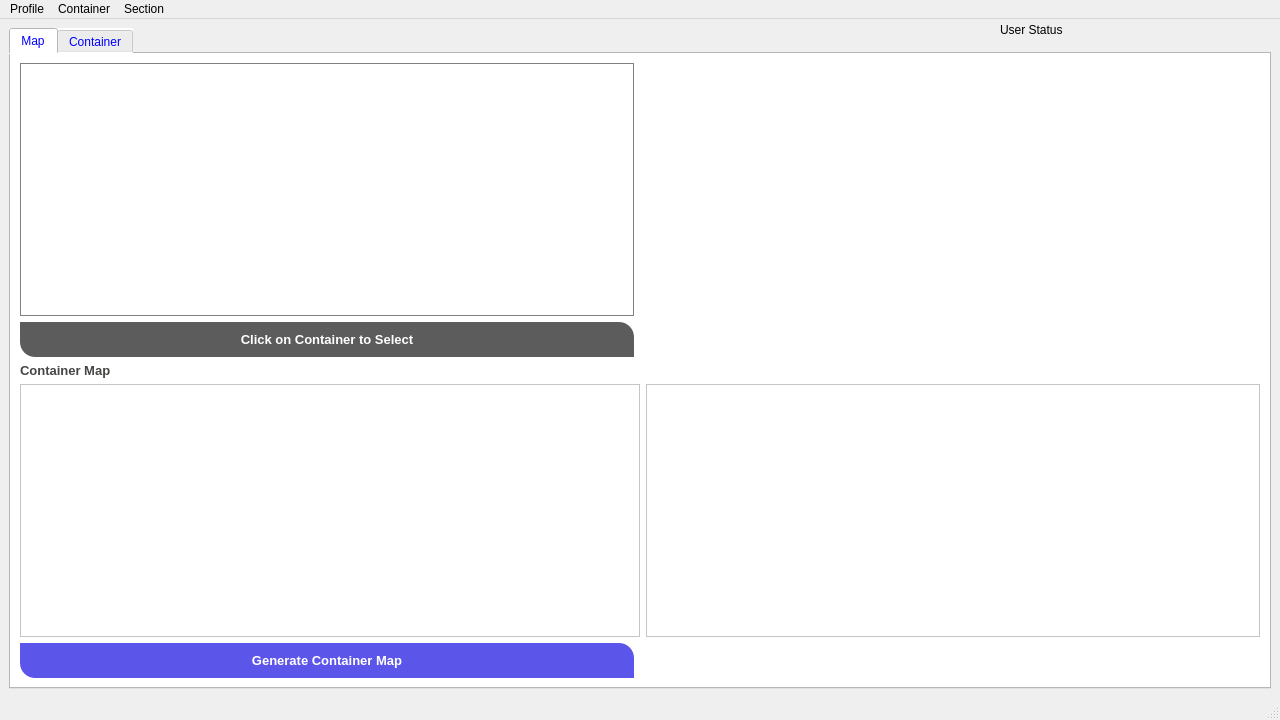
<?xml version="1.0" encoding="UTF-8"?>
<ui version="4.0">
 <class>MainWindow</class>
 <widget class="QMainWindow" name="MainWindow">
  <property name="geometry">
   <rect>
    <x>0</x>
    <y>0</y>
    <width>1280</width>
    <height>720</height>
   </rect>
  </property>
  <property name="windowTitle">
   <string>MainWindow</string>
  </property>
  <property name="styleSheet">
   <string notr="true"/>
  </property>
  <widget class="QWidget" name="centralwidget">
   <property name="cursor">
    <cursorShape>IBeamCursor</cursorShape>
   </property>
   <layout class="QGridLayout" name="gridLayout">
    <item row="1" column="1">
     <widget class="QLabel" name="revlabel">
      <property name="text">
       <string/>
      </property>
     </widget>
    </item>
    <item row="0" column="1" rowspan="2">
     <widget class="QTabWidget" name="tabWidget">
      <property name="styleSheet">
       <string notr="true">QWidget
{
	background-color: #fff;
	color: Blue;

}


/*-----QLabel-----*/
QLabel
{
	background-color: transparent;
	color: #454544;
	font-weight: bold;
	font-size: 13px;

}


/*-----QPushButton-----*/
QPushButton
{
	background-color: #5c55e9;
	color: #fff;
	font-size: 13px;
	font-weight: bold;
	border-top-right-radius: 15px;
	border-top-left-radius: 0px;
	border-bottom-right-radius: 0px;
	border-bottom-left-radius: 15px;
	padding: 10px;

}


QPushButton::disabled
{
	background-color: #5c5c5c;

}


QPushButton::hover
{
	background-color: #5564f2;

}


QPushButton::pressed
{
	background-color: #3d4ef2;

}


/*-----QCheckBox-----*/
QCheckBox
{
	background-color: transparent;
	color: #5c55e9;
	font-size: 10px;
	font-weight: bold;
	border: none;
	border-radius: 5px;

}


/*-----QCheckBox-----*/
QCheckBox::indicator
{
    background-color: #323232;
    border: 1px solid darkgray;
    width: 12px;
    height: 12px;

}


QCheckBox::indicator:checked
{
    image:url(&quot;./ressources/check.png&quot;);
	background-color: #5c55e9;
    border: 1px solid #5c55e9;

}


QCheckBox::indicator:unchecked:hover
{
    border: 1px solid #5c55e9;

}


QCheckBox::disabled
{
	color: #656565;

}


QCheckBox::indicator:disabled
{
	background-color: #656565;
	color: #656565;
    border: 1px solid #656565;

}


/*-----QLineEdit-----*/
QLineEdit
{
	background-color: #c2c7d5;
	color: #2a547f;
	border: none;
	padding: 5px;

}


/*-----QListView-----*/
QListView
{
	background-color: #5c55e9;
	color: #fff;
	font-size: 14px;
	font-weight: bold;
	show-decoration-selected: 0;
	border-radius: 4px;
	padding-left: -15px;
	padding-right: -15px;
	padding-top: 5px;

} 


QListView:disabled 
{
	background-color: #5c5c5c;

}


QListView::item
{
	background-color: #454e5e;
	border: none;
	padding: 10px;
	border-radius: 0px;
	padding-left : 10px;
	height: 32px;

}


QListView::item:selected
{
	color: #000;
	background-color: #fff;

}


QListView::item:!selected
{
	color:white;
	background-color: transparent;
	border: none;
	padding-left : 10px;

}


QListView::item:!selected:hover
{
	color: #fff;
	background-color: #5564f2;
	border: none;
	padding-left : 10px;

}


/*-----QTreeView-----*/
QTreeView 
{
	background-color: #fff;
	show-decoration-selected: 0;
	color: #454544;

}


QTreeView:disabled
{
	background-color: #242526;
	show-decoration-selected: 0;

}


QTreeView::item 
{
	border-top-color: transparent;
	border-bottom-color: transparent;

}


QTreeView::item:hover 
{
	background-color: #bcbdbb;
	color: #000;

}


QTreeView::item:selected 
{
	background-color: #5c55e9;
	color: #fff;

}


QTreeView::item:selected:active
{
	background-color: #5c55e9;
	color: #fff;

}


QTreeView::item:selected:disabled
{
	background-color: #525251;
	color: #656565;

}


QTreeView::branch:has-children:!has-siblings:closed,
QTreeView::branch:closed:has-children:has-siblings 
{
	image: url(://tree-closed.png);

}

QTreeView::branch:open:has-children:!has-siblings,
QTreeView::branch:open:has-children:has-siblings  
{
	image: url(://tree-open.png);

}


/*-----QTableView &amp; QTableWidget-----*/
QTableView
{
    background-color: #fff;
	border: 1px solid gray;
    color: #454544;
    gridline-color: gray;
    outline : 0;

}


QTableView::item:hover 
{
    background-color: #bcbdbb;
    color: #000;

}


QTableView::item:selected 
{
	background-color: #5c55e9;
    color: #fff;

}


QTableView::item:selected:disabled
{
    background-color: #1a1b1c;
    border: 2px solid #525251;
    color: #656565;

}


QTableCornerButton::section
{
	background-color: #ced5e3;
	border: none;
    color: #fff;

}


QHeaderView::section
{
	color: #2a547f;
	border: 0px;
	background-color: #ced5e3;
	padding: 5px;

}


QHeaderView::section:disabled
{
    background-color: #525251;
    color: #656565;

}


QHeaderView::section:checked
{
    color: #fff;
    background-color: #5c55e9;

}


QHeaderView::section:checked:disabled
{
    color: #656565;
    background-color: #525251;

}


QHeaderView::section::vertical::first,
QHeaderView::section::vertical::only-one
{
    border-top: 1px solid #353635;

}


QHeaderView::section::vertical
{
    border-top: 1px solid #353635;

}


QHeaderView::section::horizontal::first,
QHeaderView::section::horizontal::only-one
{
    border-left: 1px solid #353635;

}


QHeaderView::section::horizontal
{
    border-left: 1px solid #353635;

}


/*-----QScrollBar-----*/
QScrollBar:horizontal 
{
    background-color: transparent;
    height: 8px;
    margin: 0px;
    padding: 0px;

}


QScrollBar::handle:horizontal 
{
    border: none;
	min-width: 100px;
    background-color: #7e92b7;

}


QScrollBar::add-line:horizontal, 
QScrollBar::sub-line:horizontal,
QScrollBar::add-page:horizontal, 
QScrollBar::sub-page:horizontal 
{
    width: 0px;
    background-color: #d8dce6;

}


QScrollBar:vertical 
{
    background-color: transparent;
    width: 8px;
    margin: 0;

}


QScrollBar::handle:vertical 
{
    border: none;
	min-height: 100px;
    background-color: #7e92b7;

}


QScrollBar::add-line:vertical, 
QScrollBar::sub-line:vertical,
QScrollBar::add-page:vertical, 
QScrollBar::sub-page:vertical 
{
    height: 0px;
    background-color: #d8dce6;

}</string>
      </property>
      <property name="currentIndex">
       <number>0</number>
      </property>
      <widget class="QWidget" name="Map">
       <attribute name="title">
        <string>Map</string>
       </attribute>
       <layout class="QGridLayout" name="gridLayout_2">
        <item row="2" column="0">
         <widget class="QLabel" name="label_3">
          <property name="font">
           <font>
            <pointsize>-1</pointsize>
            <weight>75</weight>
            <bold>true</bold>
           </font>
          </property>
          <property name="text">
           <string>Container Map</string>
          </property>
         </widget>
        </item>
        <item row="3" column="2">
         <widget class="QGraphicsView" name="detailsMapView"/>
        </item>
        <item row="3" column="0" colspan="2">
         <widget class="QGraphicsView" name="containerMapView"/>
        </item>
        <item row="4" column="0">
         <widget class="QPushButton" name="generateContainerBttn">
          <property name="text">
           <string>Generate Container Map</string>
          </property>
         </widget>
        </item>
        <item row="0" column="0">
         <widget class="QTableView" name="containerlisttable">
          <attribute name="horizontalHeaderDefaultSectionSize">
           <number>80</number>
          </attribute>
          <attribute name="verticalHeaderDefaultSectionSize">
           <number>24</number>
          </attribute>
          <attribute name="verticalHeaderMinimumSectionSize">
           <number>12</number>
          </attribute>
         </widget>
        </item>
        <item row="1" column="0">
         <widget class="QPushButton" name="dlContainerBttn">
          <property name="enabled">
           <bool>false</bool>
          </property>
          <property name="text">
           <string>Click on Container to Select</string>
          </property>
         </widget>
        </item>
       </layout>
      </widget>
      <widget class="QWidget" name="ContainerTab">
       <attribute name="title">
        <string>Container</string>
       </attribute>
       <layout class="QHBoxLayout" name="horizontalLayout">
        <item>
         <widget class="QSplitter" name="splitter_11">
          <property name="orientation">
           <enum>Qt::Vertical</enum>
          </property>
          <widget class="QSplitter" name="splitter_8">
           <property name="orientation">
            <enum>Qt::Vertical</enum>
           </property>
           <widget class="QSplitter" name="splitter_5">
            <property name="sizePolicy">
             <sizepolicy hsizetype="Maximum" vsizetype="Maximum">
              <horstretch>0</horstretch>
              <verstretch>0</verstretch>
             </sizepolicy>
            </property>
            <property name="maximumSize">
             <size>
              <width>431</width>
              <height>91</height>
             </size>
            </property>
            <property name="font">
             <font>
              <pointsize>12</pointsize>
             </font>
            </property>
            <property name="orientation">
             <enum>Qt::Vertical</enum>
            </property>
            <widget class="QLabel" name="containerlabel">
             <property name="maximumSize">
              <size>
               <width>431</width>
               <height>24</height>
              </size>
             </property>
             <property name="font">
              <font>
               <pointsize>-1</pointsize>
               <weight>75</weight>
               <bold>true</bold>
              </font>
             </property>
             <property name="text">
              <string>Container Name</string>
             </property>
            </widget>
            <widget class="QSplitter" name="splitter_4">
             <property name="orientation">
              <enum>Qt::Horizontal</enum>
             </property>
             <widget class="QSplitter" name="splitter_3">
              <property name="orientation">
               <enum>Qt::Horizontal</enum>
              </property>
              <widget class="QLabel" name="frameName">
               <property name="maximumSize">
                <size>
                 <width>121</width>
                 <height>62</height>
                </size>
               </property>
               <property name="font">
                <font>
                 <pointsize>-1</pointsize>
                 <weight>75</weight>
                 <bold>true</bold>
                </font>
               </property>
               <property name="text">
                <string>Frame Name:</string>
               </property>
              </widget>
              <widget class="QLabel" name="framelabel">
               <property name="maximumSize">
                <size>
                 <width>71</width>
                 <height>62</height>
                </size>
               </property>
               <property name="font">
                <font>
                 <pointsize>-1</pointsize>
                 <weight>75</weight>
                 <bold>true</bold>
                </font>
               </property>
               <property name="text">
                <string>TextLabel</string>
               </property>
              </widget>
             </widget>
             <widget class="QGraphicsView" name="indexView1">
              <property name="maximumSize">
               <size>
                <width>229</width>
                <height>62</height>
               </size>
              </property>
             </widget>
            </widget>
           </widget>
           <widget class="QSplitter" name="splitter_2">
            <property name="orientation">
             <enum>Qt::Vertical</enum>
            </property>
            <widget class="QGraphicsView" name="maincontainerview"/>
            <widget class="QSplitter" name="splitter">
             <property name="orientation">
              <enum>Qt::Horizontal</enum>
             </property>
             <widget class="QPushButton" name="refreshBttn">
              <property name="font">
               <font>
                <pointsize>-1</pointsize>
                <weight>75</weight>
                <bold>true</bold>
               </font>
              </property>
              <property name="text">
               <string>Check Changes</string>
              </property>
             </widget>
             <widget class="QPushButton" name="refreshBttn_2">
              <property name="font">
               <font>
                <pointsize>-1</pointsize>
                <weight>75</weight>
                <bold>true</bold>
               </font>
              </property>
              <property name="text">
               <string>Check Upstream</string>
              </property>
             </widget>
             <widget class="QPushButton" name="refreshBttn_3">
              <property name="font">
               <font>
                <pointsize>-1</pointsize>
                <weight>75</weight>
                <bold>true</bold>
               </font>
              </property>
              <property name="text">
               <string>Update Inputs</string>
              </property>
             </widget>
            </widget>
           </widget>
          </widget>
          <widget class="QSplitter" name="splitter_10">
           <property name="maximumSize">
            <size>
             <width>431</width>
             <height>161</height>
            </size>
           </property>
           <property name="orientation">
            <enum>Qt::Vertical</enum>
           </property>
           <widget class="QSplitter" name="splitter_9">
            <property name="orientation">
             <enum>Qt::Vertical</enum>
            </property>
            <widget class="QLabel" name="label_11">
             <property name="maximumSize">
              <size>
               <width>431</width>
               <height>19</height>
              </size>
             </property>
             <property name="text">
              <string>New Container Description</string>
             </property>
            </widget>
            <widget class="QTextEdit" name="commitmsgEdit_2">
             <property name="maximumSize">
              <size>
               <width>431</width>
               <height>54</height>
              </size>
             </property>
            </widget>
           </widget>
           <widget class="QSplitter" name="splitter_7">
            <property name="orientation">
             <enum>Qt::Vertical</enum>
            </property>
            <widget class="QLabel" name="label_4">
             <property name="maximumSize">
              <size>
               <width>431</width>
               <height>19</height>
              </size>
             </property>
             <property name="text">
              <string>Commit Message</string>
             </property>
            </widget>
            <widget class="QSplitter" name="splitter_6">
             <property name="orientation">
              <enum>Qt::Horizontal</enum>
             </property>
             <widget class="QTextEdit" name="commitmsgEdit">
              <property name="maximumSize">
               <size>
                <width>314</width>
                <height>54</height>
               </size>
              </property>
             </widget>
             <widget class="QPushButton" name="commitBttn">
              <property name="maximumSize">
               <size>
                <width>112</width>
                <height>54</height>
               </size>
              </property>
              <property name="text">
               <string>Commit</string>
              </property>
             </widget>
            </widget>
           </widget>
          </widget>
         </widget>
        </item>
        <item>
         <widget class="QSplitter" name="splitter_16">
          <property name="orientation">
           <enum>Qt::Vertical</enum>
          </property>
          <widget class="QLabel" name="label_5">
           <property name="maximumSize">
            <size>
             <width>211</width>
             <height>16777215</height>
            </size>
           </property>
           <property name="font">
            <font>
             <pointsize>-1</pointsize>
             <weight>75</weight>
             <bold>true</bold>
            </font>
           </property>
           <property name="text">
            <string>Container Edit Options</string>
           </property>
          </widget>
          <widget class="QPushButton" name="inputFileButton_2">
           <property name="maximumSize">
            <size>
             <width>271</width>
             <height>16777215</height>
            </size>
           </property>
           <property name="text">
            <string>Add Input File from Reference</string>
           </property>
          </widget>
          <widget class="QPushButton" name="RequiredButton_2">
           <property name="maximumSize">
            <size>
             <width>271</width>
             <height>16777215</height>
            </size>
           </property>
           <property name="text">
            <string>Add Required File</string>
           </property>
          </widget>
          <widget class="QPushButton" name="outputFileButton_2">
           <property name="maximumSize">
            <size>
             <width>271</width>
             <height>16777215</height>
            </size>
           </property>
           <property name="text">
            <string>Add Output File</string>
           </property>
          </widget>
          <widget class="QPushButton" name="removeFileButton_2">
           <property name="maximumSize">
            <size>
             <width>271</width>
             <height>16777215</height>
            </size>
           </property>
           <property name="text">
            <string>Remove File</string>
           </property>
          </widget>
          <widget class="QSplitter" name="splitter_15">
           <property name="maximumSize">
            <size>
             <width>16777215</width>
             <height>16777215</height>
            </size>
           </property>
           <property name="orientation">
            <enum>Qt::Horizontal</enum>
           </property>
           <widget class="QLabel" name="label">
            <property name="font">
             <font>
              <pointsize>-1</pointsize>
              <weight>75</weight>
              <bold>true</bold>
             </font>
            </property>
            <property name="text">
             <string>Currently Selected: </string>
            </property>
           </widget>
           <widget class="QLabel" name="selectedFileHeader">
            <property name="font">
             <font>
              <pointsize>-1</pointsize>
              <weight>75</weight>
              <bold>true</bold>
             </font>
            </property>
            <property name="text">
             <string/>
            </property>
           </widget>
          </widget>
         </widget>
        </item>
        <item>
         <widget class="QSplitter" name="splitter_14">
          <property name="orientation">
           <enum>Qt::Vertical</enum>
          </property>
          <widget class="QTextBrowser" name="frametextBrowser">
           <property name="maximumSize">
            <size>
             <width>591</width>
             <height>51</height>
            </size>
           </property>
          </widget>
          <widget class="QLabel" name="label_2">
           <property name="font">
            <font>
             <pointsize>-1</pointsize>
             <weight>75</weight>
             <bold>true</bold>
            </font>
           </property>
           <property name="text">
            <string>Container Commit History</string>
           </property>
          </widget>
          <widget class="QTableView" name="commithisttable">
           <attribute name="horizontalHeaderDefaultSectionSize">
            <number>80</number>
           </attribute>
           <attribute name="verticalHeaderDefaultSectionSize">
            <number>24</number>
           </attribute>
           <attribute name="verticalHeaderMinimumSectionSize">
            <number>12</number>
           </attribute>
          </widget>
          <widget class="QSplitter" name="splitter_13">
           <property name="orientation">
            <enum>Qt::Vertical</enum>
           </property>
           <widget class="QSplitter" name="splitter_12">
            <property name="orientation">
             <enum>Qt::Horizontal</enum>
            </property>
            <widget class="QPushButton" name="revertbttn">
             <property name="text">
              <string>Revert</string>
             </property>
            </widget>
            <widget class="QPushButton" name="fileHistoryBttn">
             <property name="text">
              <string>File History</string>
             </property>
            </widget>
           </widget>
           <widget class="QPushButton" name="refreshBttn_4">
            <property name="text">
             <string>Refresh Container</string>
            </property>
           </widget>
          </widget>
         </widget>
        </item>
       </layout>
      </widget>
     </widget>
    </item>
   </layout>
   <widget class="QLabel" name="userstatuslbl">
    <property name="geometry">
     <rect>
      <x>1000</x>
      <y>0</y>
      <width>301</width>
      <height>21</height>
     </rect>
    </property>
    <property name="text">
     <string>User Status</string>
    </property>
   </widget>
  </widget>
  <widget class="QMenuBar" name="menubar">
   <property name="geometry">
    <rect>
     <x>0</x>
     <y>0</y>
     <width>1280</width>
     <height>21</height>
    </rect>
   </property>
   <widget class="QMenu" name="menuProfile">
    <property name="title">
     <string>Profile</string>
    </property>
    <addaction name="actionSign_In"/>
    <addaction name="actionSign_Out"/>
   </widget>
   <widget class="QMenu" name="menuContainer">
    <property name="title">
     <string>Container</string>
    </property>
    <addaction name="actionNew_Container"/>
    <addaction name="actionFind_Local_Container"/>
    <addaction name="separator"/>
   </widget>
   <widget class="QMenu" name="menuSection">
    <property name="title">
     <string>Section</string>
    </property>
    <addaction name="actionNew_Section"/>
    <addaction name="actionEnter_Section"/>
   </widget>
   <addaction name="menuProfile"/>
   <addaction name="menuContainer"/>
   <addaction name="menuSection"/>
  </widget>
  <widget class="QStatusBar" name="statusbar"/>
  <action name="actionSign_In">
   <property name="text">
    <string>Sign In</string>
   </property>
  </action>
  <action name="actionSign_Out">
   <property name="text">
    <string>Sign Out</string>
   </property>
  </action>
  <action name="actionNew_Container">
   <property name="text">
    <string>New Container</string>
   </property>
  </action>
  <action name="actionFind_Local_Container">
   <property name="text">
    <string>Find Local Container</string>
   </property>
  </action>
  <action name="actionAdd_New_Section">
   <property name="text">
    <string>Add New Section</string>
   </property>
  </action>
  <action name="actionNew_Section">
   <property name="text">
    <string>New Section</string>
   </property>
  </action>
  <action name="actionEnter_Section">
   <property name="text">
    <string>Enter an Existing Section</string>
   </property>
  </action>
 </widget>
 <resources/>
 <connections/>
</ui>
